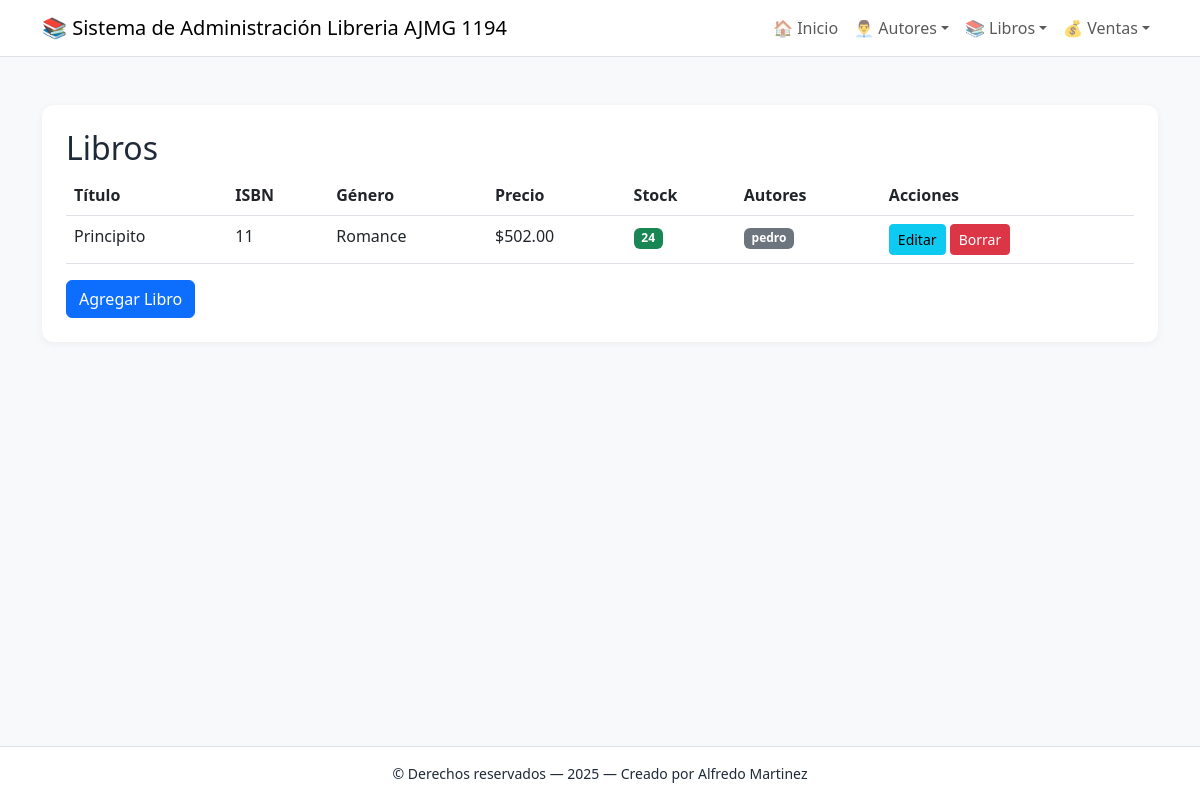
The app's page /libros/ with its own data.
### app_Libreria/models.py (models this page shows, shortened)
class Libro(models.Model):
    GENEROS = [
        ('FIC', 'Ficción'),
        ('ROM', 'Romance'),
        ('TER', 'Terror'),
        ('CIE', 'Ciencia Ficción'),
        ('FAN', 'Fantasía'),
        ('HIS', 'Histórico'),
        ('BIO', 'Biografía'),
        ('INF', 'Infantil'),
    ]
    titulo = models.CharField(max_length=200, verbose_name="Título del libro")
    isbn = models.CharField(max_length=13, unique=True, verbose_name="ISBN")
    genero = models.CharField(max_length=3, choices=GENEROS, verbose_name="Género")
    fecha_publicacion = models.DateField(verbose_name="Fecha de publicación")
    precio = models.DecimalField(max_digits=8, decimal_places=2, verbose_name="Precio")
    stock = models.PositiveIntegerField(default=0, verbose_name="Cantidad en stock")
    descripcion = models.TextField(verbose_name="Descripción", blank=True)
    autores = models.ManyToManyField(Autor, related_name='libros', verbose_name="Autores")
    class Meta:
        verbose_name = "Libro"
        verbose_name_plural = "Libros"
        ordering = ['titulo']

class Autor(models.Model):
    nombre = models.CharField(max_length=100, verbose_name="Nombre completo")
    nacionalidad = models.CharField(max_length=50, verbose_name="Nacionalidad")
    fecha_nacimiento = models.DateField(verbose_name="Fecha de nacimiento")
    fecha_fallecimiento = models.DateField(null=True, blank=True, verbose_name="Fecha de fallecimiento")
    biografia = models.TextField(verbose_name="Biografía", help_text="Breve biografía del autor")
    email = models.EmailField(verbose_name="Email de contacto", blank=True)
    activo = models.BooleanField(default=True, verbose_name="Autor activo")
    created_at = models.DateTimeField(default=timezone.now, verbose_name="Fecha de creación")
    updated_at = models.DateTimeField(auto_now=True, verbose_name="Fecha de actualización")
    class Meta:
        verbose_name = "Autor"
        verbose_name_plural = "Autores"
        ordering = ['nombre']

### app_Libreria/views.py (the view)
# urls.py: path('libros/', views.ver_libros, name='ver_libros'),
def ver_libros(request):
    libros = Libro.objects.all().prefetch_related('autores')
    return render(request, 'libro/ver_libros.html', {'libros': libros})

### app_Libreria/templates/libro/ver_libros.html
{% extends 'base.html' %}
{% block content %}
<div class="soft-card p-4">
    <h2>Libros</h2>
    <table class="table">
        <thead>
            <tr>
                <th>Título</th>
                <th>ISBN</th>
                <th>Género</th>
                <th>Precio</th>
                <th>Stock</th>
                <th>Autores</th>
                <th>Acciones</th>
            </tr>
        </thead>
        <tbody>
            {% for libro in libros %}
            <tr>
                <td>{{ libro.titulo }}</td>
                <td>{{ libro.isbn }}</td>
                <td>{{ libro.get_genero_display }}</td>
                <td>${{ libro.precio }}</td>
                <td>
                    <span class="badge {% if libro.stock > 0 %}bg-success{% else %}bg-danger{% endif %}">
                        {{ libro.stock }}
                    </span>
                </td>
                <td>
                    {% for autor in libro.autores.all %}
                        <span class="badge bg-secondary">{{ autor.nombre }}</span>
                    {% empty %}
                        <span class="text-muted">Sin autores</span>
                    {% endfor %}
                </td>
                <td>
                    <a class="btn btn-sm btn-info" href="{% url 'actualizar_libro' libro.id %}">Editar</a>
                    <a class="btn btn-sm btn-danger" href="{% url 'borrar_libro' libro.id %}">Borrar</a>
                </td>
            </tr>
            {% empty %}
            <tr>
                <td colspan="7" class="text-center">No hay libros registrados.</td>
            </tr>
            {% endfor %}
        </tbody>
    </table>
    <a href="{% url 'agregar_libro' %}" class="btn btn-primary">Agregar Libro</a>
</div>
{% endblock %}

### app_Libreria/templates/base.html (style rules this page uses)
body { background-color: #f7f9fb; color: #1f2937; }
.soft-card { background-color: #ffffff; border-radius: 12px; box-shadow: 0 2px 8px rgba(31,41,55,0.05); }

### records on screen
Libro: titulo "Principito", isbn "11", genero "Romance", precio "502.00", stock "24"
Autor: nombre "pedro"
